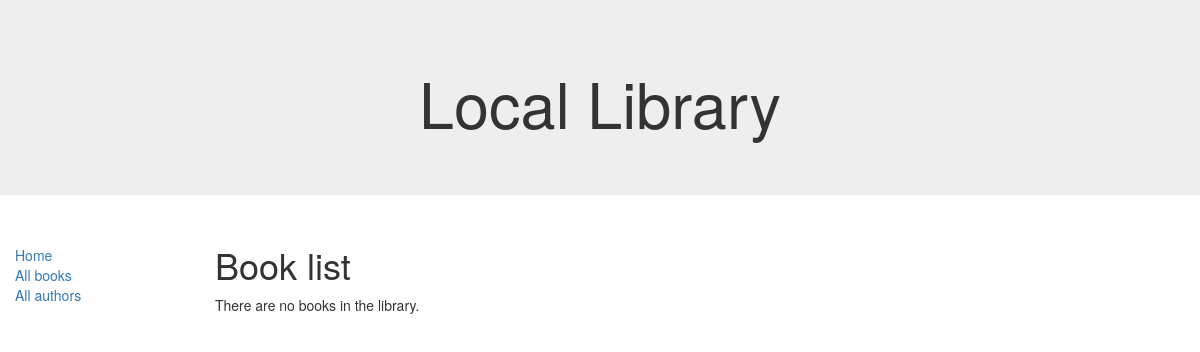
Before: /catalog/books/ with the older database file.
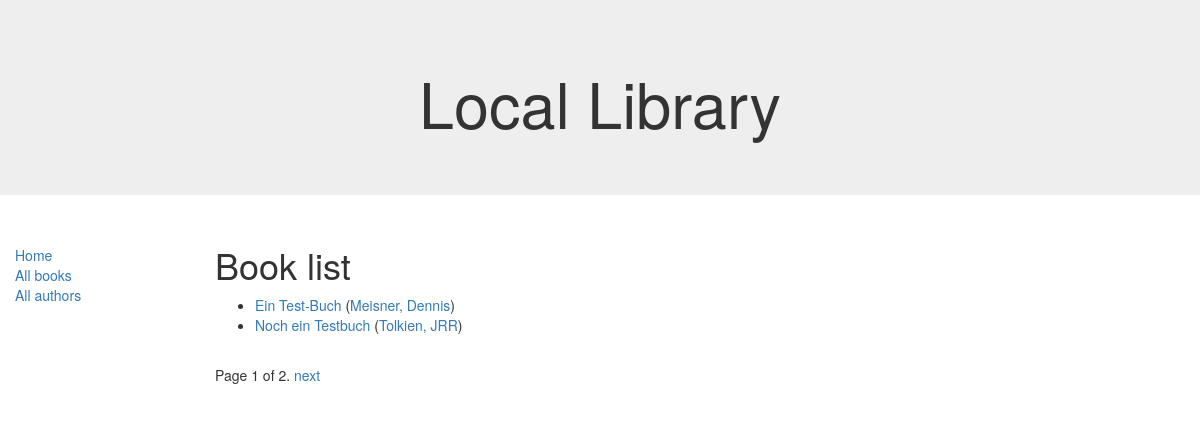
After: the same page with the newer database file.
### catalog/models.py (models this page shows, shortened)
class Book(models.Model):
    title = models.CharField(max_length=200)
    author = models.ForeignKey('Author', on_delete=models.SET_NULL, null=True)
    summary = models.TextField(max_length=1000, help_text="Enter a brief description.")
    isbn = models.CharField('ISBN', max_length=13, help_text="13 Characters.")
    genre = models.ManyToManyField(Genre, help_text="Select a genre for the book.")
    def get_absolute_url(self):
        return reverse('book-detail', args=[str(self.id)])
    def display_genre(self):
        """Creates a string for the genre."""
        return ', '.join([genre.name for genre in self.genre.all()[:3]])
    display_genre.short_description = 'Genre'

class Author(models.Model):
    first_name = models.CharField(max_length=100)
    last_name = models.CharField(max_length=100)
    date_of_birth = models.DateField(null=True, blank=True)
    date_of_death = models.DateField('Died', null=True, blank=True)
    def get_absolute_url(self):
        return reverse('author-detail', args=[str(self.id)])
    def __str__(self):
        return '%s, %s' % (self.last_name, self.first_name)

### catalog/views.py (the view)
class BookListView(generic.ListView):
    model = Book
    paginate_by = 2

### catalog/templates/catalog/book_list.html
{% extends "base_generic.html" %}
{% block content %}
    <h1>Book list</h1>
    {% if book_list %}
    <ul>
        {% for book in book_list %}
        <li>
            <a href="{{ book.get_absolute_url }}">{{ book.title }}</a> (<a href="{{ book.author.get_absolute_url }}">{{book.author}}</a>)
        </li>
        {% endfor %}
    </ul>
    {% else %}
        <p>There are no books in the library.</p>
    {% endif %}
{% endblock %}

Changed rows visible on the page:
added Book: title "Ein Test-Buch", author "Meisner, Dennis"
added Book: title "Noch ein Testbuch", author "Tolkien, JRR"
Other visible differences:
{{ page_obj.number }}: (not shown) → "1"
{{ page_obj.paginator.num_pages }}: (not shown) → "2"
text no longer shown: "There are no books in the library."
text now shown: "Page of . next"
